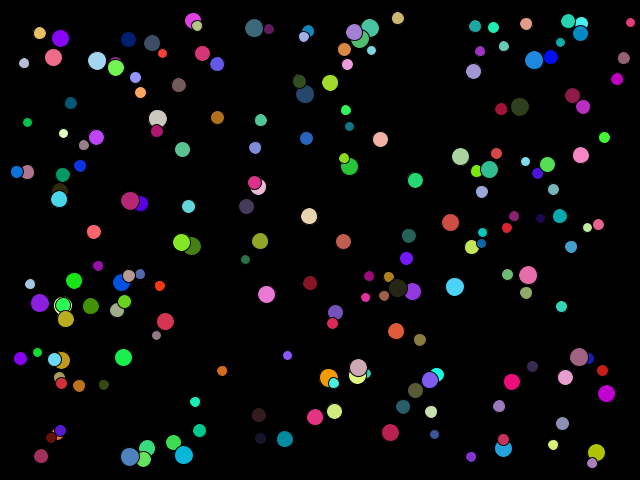
Frame 1 (no input)
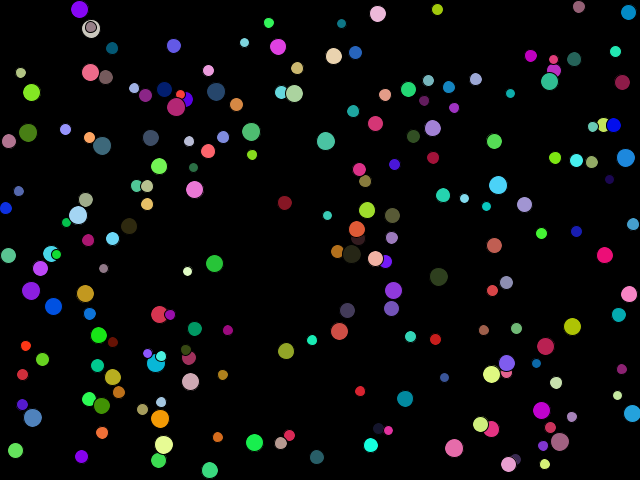
Frame 60 (the mouse pressed at the canvas centre just before this capture)
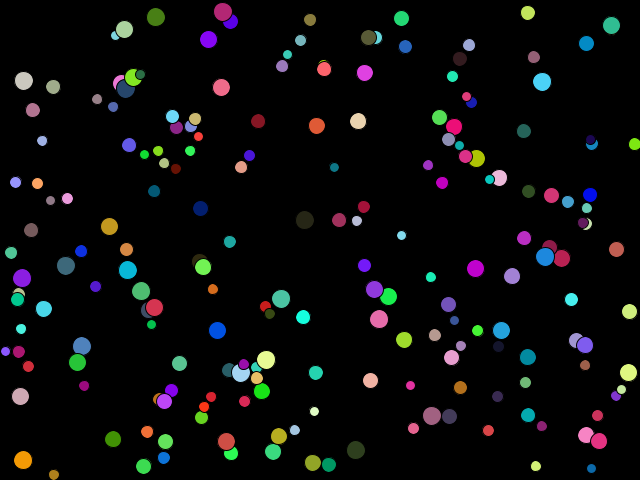
Frame 120 (the mouse held since frame 60 and released just before this capture)

The Processing sketch that drew these frames (run headless with seeded random() and noise(); from frame 60 on, the mouse is pressed at the canvas centre):

// Processing sketch: bouncers2
// ── bouncers2.pde
// Bouncers with methods

int numBs = 200;
float speedRange = 3;
Bouncer[] bs;

void setup() {
  size(640, 480);
  bs = new Bouncer[numBs];
  for (int i = 0; i < numBs; i++) {
    bs[i] = new Bouncer();
  }
}

void draw() {
  background(0);
  for (int i = 0; i < numBs; i++) {
    bs[i].update();
  }
  for (int i = 0; i < numBs; i++) {
    bs[i].render();
  }
  
}

// ── Bouncer.pde
class Bouncer {
  float x;
  float y;
  int diameter;
  float radius;
  float speedRange = 3;
  float xSpeed;
  float ySpeed;
  color c;
  
  Bouncer() {
    int d = int(random(10, 20));
    diameter = d;
    x = random(d, width - d);
    y = random(d, height - d);
    radius = d/2;
    c = color(random(256), random(256), random(256));
    xSpeed = random(-speedRange, speedRange);
    ySpeed = random(-speedRange, speedRange);
  }
  
  void update() {
    x += xSpeed;
    if (x <  radius ||  x > width -  radius) {
       xSpeed = -xSpeed;
    }
    y += ySpeed;
    if (y < radius || y > height - radius) {
       ySpeed = -ySpeed;
    }
  }
  
  void render() {
    fill(c);
    ellipse(x, y, diameter, diameter);
  }
}
